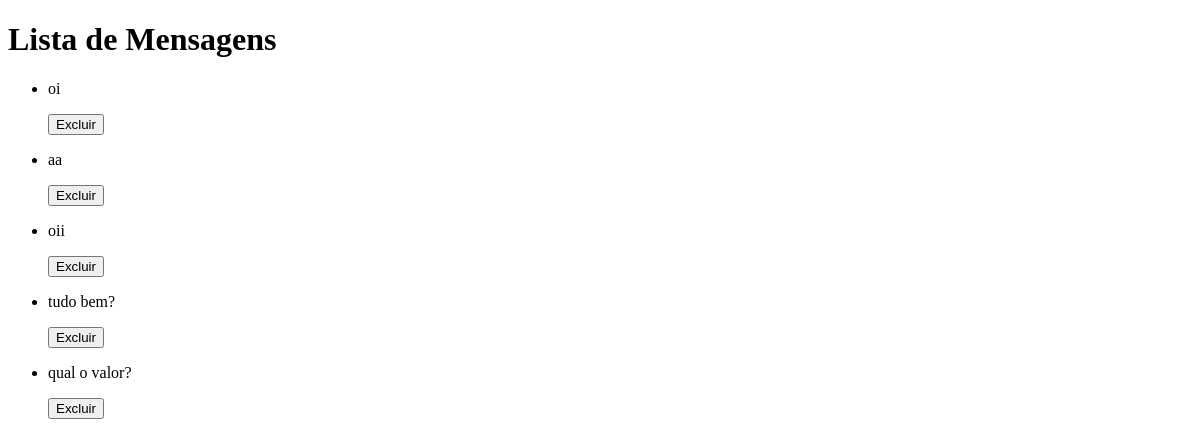
Before: /tela-inicial/mensagens/ with the older database file.
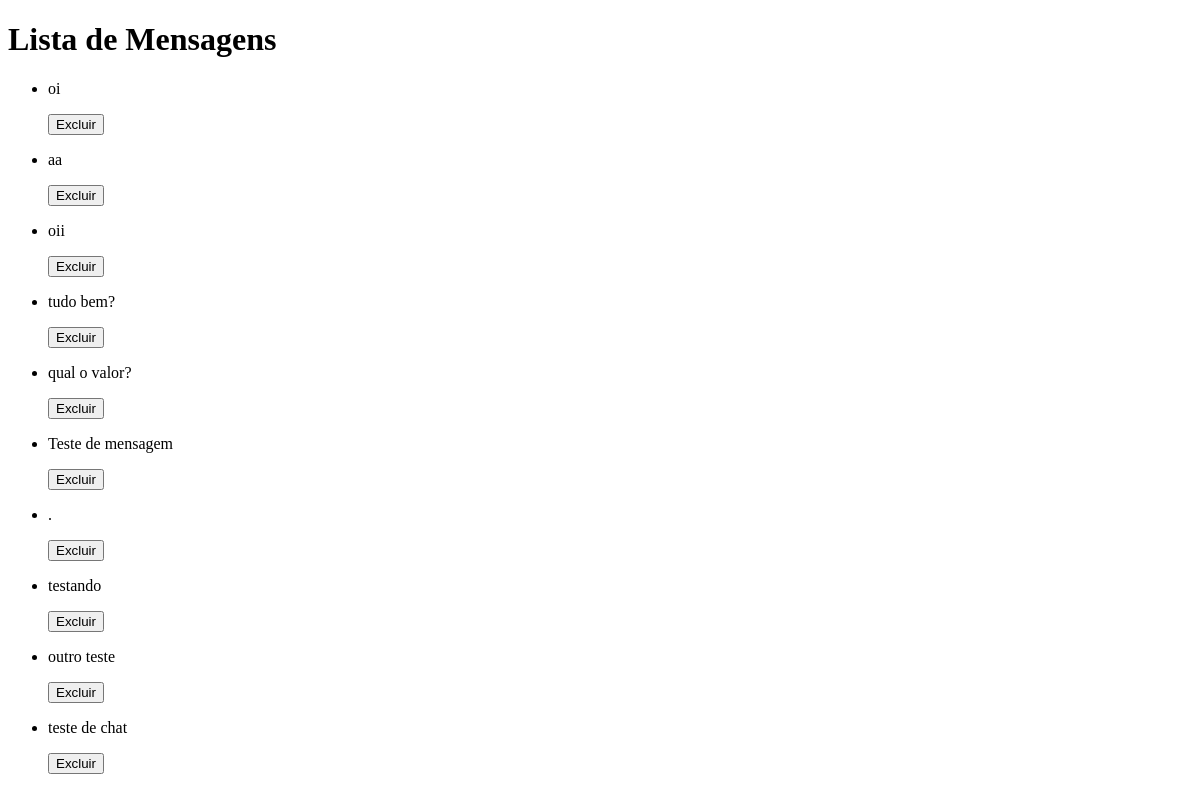
After: the same page with the newer database file.
### chat/models.py (models this page shows, shortened)
class Mensagem(models.Model):
    remetente_email = models.CharField(max_length=200, default='null')
    destinatario_email = models.CharField(max_length=200, default='null')
    descricao = models.TextField()
    data_envio = models.DateTimeField(auto_now_add=True)

### chat/views.py (the view)
# urls.py: path('mensagens/', MensagemListView.as_view(), name='mensagem-list'),
class MensagemListView(ListView):
    model = Mensagem
    template_name = 'mensagem_list.html'
    context_object_name = 'mensagens'

### chat/templates/mensagem_list.html (shortened to what this page needs)
<!DOCTYPE html>
<html>
<head>
</head>
<body>
    <h1>Lista de Mensagens</h1>
    <ul>
        {% for mensagem in mensagens %}
            <li>
                <p>{{ mensagem.descricao }}</p>
                <form action="{% url 'mensagem-delete' mensagem.pk %}" method="post">
                    <input type="submit" value="Excluir">
                </form>
            </li>
        {% endfor %}
    </ul>
</body>
</html>

Changed rows visible on the page:
added Mensagem: descricao "Teste de mensagem"
added Mensagem: descricao "."
added Mensagem: descricao "testando"
added Mensagem: descricao "outro teste"
added Mensagem: descricao "teste de chat"
